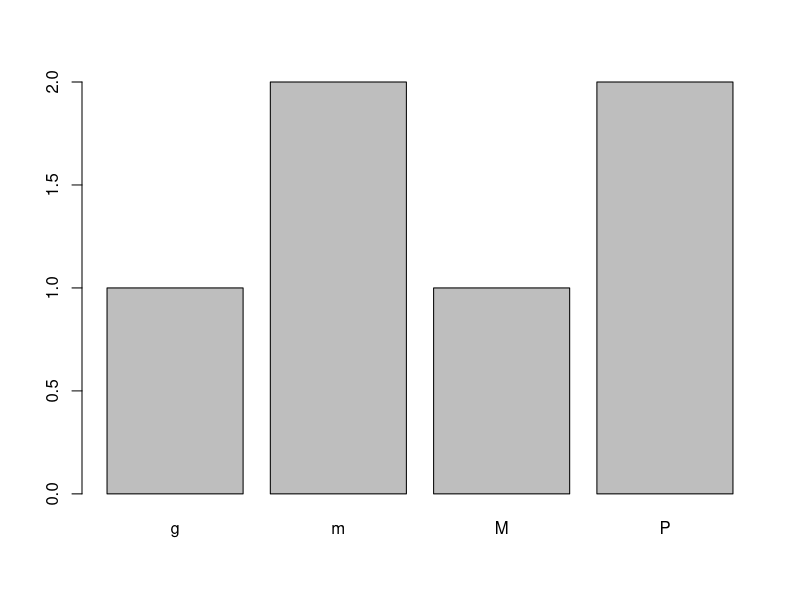
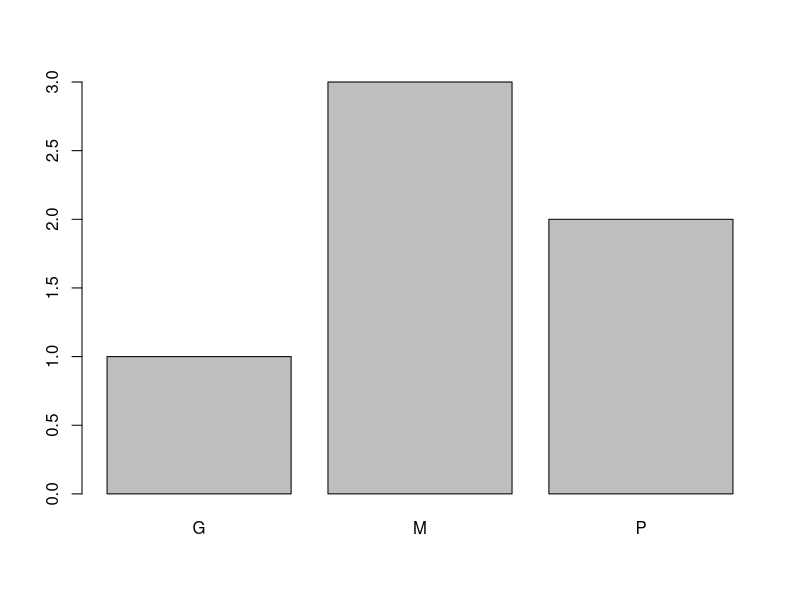
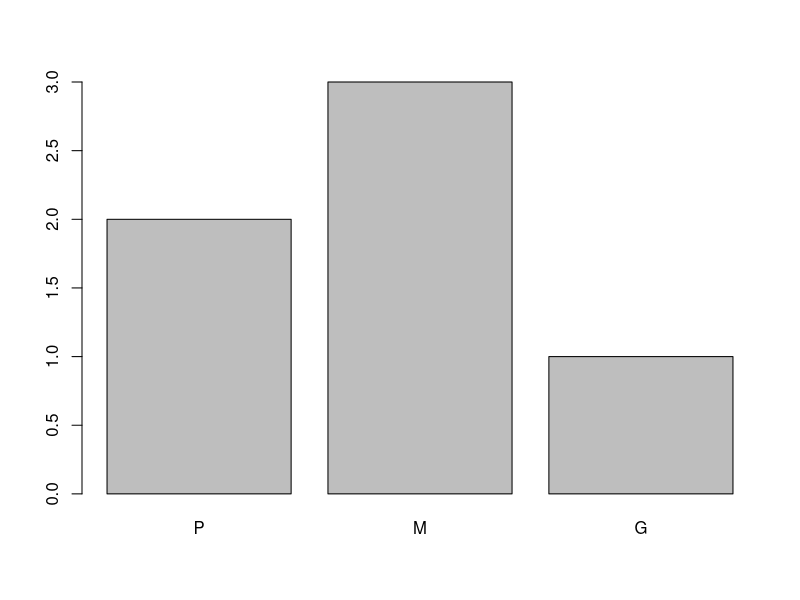
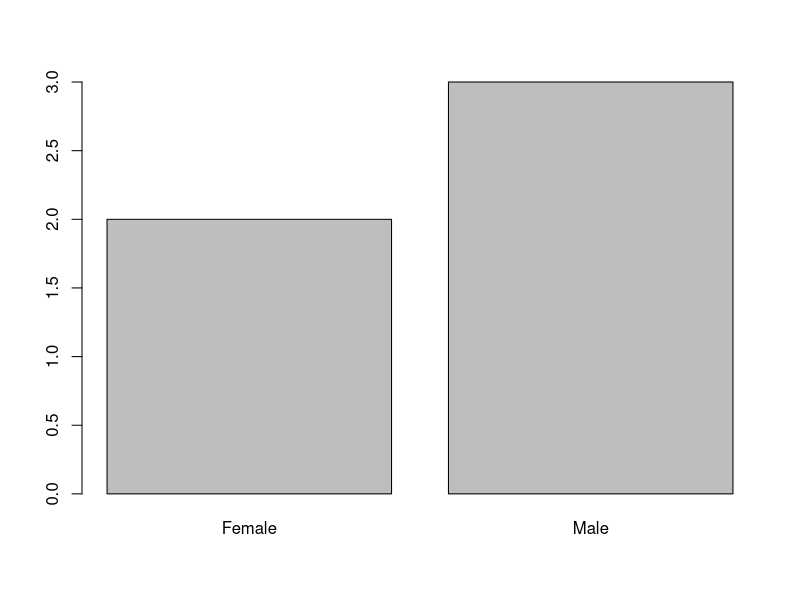

Source code (R) for these figures, in order:
# WEEK 11 - day 1 DATATYPES


# Si necesitas informacion sobre una funcion
# ?(funcion)
# help(funcion)

ls()

##############
# VARIABLES  #
##############

## assignment operator
a <- 10 # el mas utilizado
b = TRUE
"hello" -> c

d <- 2.5
e <- 5L
f <- as.complex(-1)

## que tipo de variable es?

typeof(e)

is.numeric(d) #son númericos tanto los doubles como los integers

is.logical(b)

print(1/0)

#############
# VECTORES  #
#############

## CREAR VECTORES 

# crear vector caracter con nombre de peliculas
nombre_peliculas <- c("El diario de Noa", "Pocahontas", "Greenland", "Joker")

# crear vector numerico con puntuacion de las peliculas
puntuacion <- c(7.9,7.2,6.1,6.3)

# crear vector logico sobre si la pelicula es posterior a 2015
posterior_2005 <- c(FALSE,FALSE,TRUE,TRUE)

# poner nombre a un vector
some_vector <- c("Clara Piniella", "TA")
names(some_vector) <- c("Name", "Profession")

## OPERACIONES CON VECTORES

# sumar 2 a la puntuaciOn
puntuacion + 2

# dividir la puntuaciOn entre 2
puntuacion/2

# crear otro vector con mi puntuacion
puntuacion_de_clara <- seq(7,10)

# calcular diferencia entre puntuaciones
puntuacion_de_clara - puntuacion

# calcular la longitud del vector
length(puntuacion)

# calcular el promedio del vector puntuacion
mean(puntuacion)

## SUBCONJUNTO

## seleccion basada en posicion
# seleccionar la tercera pelIcula
nombre_peliculas[3]
nombre_peliculas

# seleccionar la primera y la última pelicula
nombre_peliculas[c(1,4)]

## seleccion basada en condicion logica (mascara)
## los operadores comparadores son iguales que en Python

###################################
# < for less than                 #
# > for greater than              #
# <= for less than or equal to    #
# >= for greater than or equal to #
# == for equal to each other      #
# != not equal to each other      #
###################################

# crear condicion logica
puntuacion_7 <- puntuacion < 7

# mostrar condicion para ver TRUE/FALSE
puntuacion_7 

# mostrar puntuaciones bajas
puntuacion[puntuacion_7]

# tambien
puntuacion[puntuacion < 7]

# mostrar nombres de peliculas con puntuaciones bajas
nombre_peliculas[puntuacion_7]

## ELIMINAR DATOS NULOS

# de un vector
nanes <- c(1, 2,NA,4,NA)

bad <- is.na(nanes)
bad
nanes[!bad]

otro_nanes <- c("a","b", NA, "p",NA)

# de mas de uno
good <- complete.cases(nanes, otro_nanes) # misma longitud
good

nanes[good]
otro_nanes[good]

## LOS VECTORES NO PUEDEN TENER OBJECTOS DE DIFERENTE TIPO

otro_vector <- c(1,2,5,"hola")
vector_log <- c(TRUE, 2) ### TRUE en R es tambien interpretado como 1 
ahora_vector <- vector("numeric", length = a) # valor por defecto 0

## pasar de un tipo a otro
as.character(ahora_vector)

#############
# FACTORES  #
#############

# crear vector de ventas
tallas <- c('m', 'g', 'P', 'P','m', 'M')

# intentar graficar
# error, son caracteres 
#plot(tallas)

## CREAR FACTORES

# crear factor de un vector
# cuenta cuantas veces se repite cada elemento
tallas_factor <- factor(tallas)

# graficar factor
plot(tallas_factor)

# mirar niveles de factor
levels(tallas_factor)

## RECODIFICAR FACTORES

# creando factor recodificado
tallas_recodificado <- factor(tallas,
                              levels = c("g", "m", "M", "P"),
                              labels = c("G", "M", "M", "P"))



# graficando ventas_recodificado
plot(tallas_recodificado)

## ORDENAR LOS NIVELES DE UN FACTOR

# ordenando niveles 
tallas_ordenado <- factor(tallas,
                          ordered = TRUE,
                          levels = c("P", "m", "M", "g"),
                          labels = c("P", "M", "M", "G"))


# viendo el orden en los niveles
summary(tallas_ordenado)


# graficando el factor ordenado
plot(tallas_ordenado)

## EXTRA

survey_vector <- c("M", "F", "F", "M", "M")
factor_survey_vector <- factor(survey_vector)
levels(factor_survey_vector) <- c("Female", "Male")
factor_survey_vector

# generar un resumen del contenido del vector
summary(survey_vector)

# resumen del contenido del factor
summary(factor_survey_vector)

# saca la frecuencia de cada label
table(factor_survey_vector)

# convierte las labels a valores numericos
unclass(factor_survey_vector)

plot(factor_survey_vector)
#############
# MATRICES  #
#############

## CREAR MATRICES

# crear vectores para las columnas de la matriz
warner <- c(20,20,16,17,17,22,17,18,19)
disney <- c(11,13,11,8,12,11,12,8,10)
fox <- c(18,15,15,15,16,17,15,13,11)

# creando matriz a partir de vectores
peliculas <- matrix(c(warner,disney,fox), nrow = length(warner), ncol = 3)

# imprimir matriz en consola
peliculas

# agregar nombres de columnas
colnames(peliculas)<- c("warner", "fox", "disney")

# agregar nombres de filas
rownames(peliculas)<-c('2010','2011','2012', '2013','2014', '2015', '2016', '2017','2018')

# imprimir matriz por segunda vez
peliculas

# dimensiones de la matriz
dim(peliculas)

# resumen estadístico
summary(peliculas)


## OPERACIONES ARITMETICAS CON MATRICES

# resta 5 a la matriz
peliculas - 5


# sumar matriz consigo misma
peliculas + peliculas

# crear la matriz matriz_18
matriz_18 <- matrix(1:18, nrow = 9, ncol = 3)

# añadir nombres a la matriz
dimnames(matriz_18) <- list(c("c", "d", "e", "f", "g", "h", "i", "j", "k"), c("a", "b", "c"))


# multiplicar la matriz por matriz_18
peliculas * matriz_18


## SUBCONJUNTOS DE UNA MATRIZ

# seleccionar un elemento de la matriz
peliculas[3,2]
peliculas["2012", "fox"]


# seleccionar mas de un elemento de la matriz
peliculas[c(3,2), c(2,3)]
peliculas[c(3,4), c("disney", "fox")]


# selecciona las tres primeras filas y las dos ultimas
peliculas[1:3,2:3]


# seleccionar una fila 
peliculas[3,]
peliculas["2010",]


# seleccionar una columna
peliculas[,"fox"]
peliculas[,2]


## EXTRA

# crear matriz 
ventas <- c(460.998, 314.4, 290.475, 247.900, 309.306, 165.8, 565.89, 78.98, 344.3, 590.99, 100.00, 345.67, 321.4, 890.99, 33.33, 789.12, 678.345)
ventas_worlwide <- matrix(ventas, nrow = 9, byrow = TRUE,
                          dimnames = list(c("Naranjas", "Peras", "Platanos", "Uvas", "Mangos", "Papaya", "Kiwis", "Ciruelas", "Tomates"), 
                                          c("US", "non-US")))

ventas_worlwide
# calcular el numero de ventas en US y fuera
worldwide_vector <- colSums(ventas_worlwide)

# concatenando dos matrices y un vector
big_matrix <- cbind(ventas_worlwide, peliculas, ventas[1:9])

data.frame(big_matrix)
data.matrix(big_matrix)

###############
# DATAFRAMES  #
###############

# utilizamos los vectores nombre_peliculas, puntuacion y posterior_2005

## CREAR DATAFRAME

# crear dataframe de vectores
peliculas_df <- data.frame(nombre_peliculas,
                           puntuacion, 
                           posterior_2005)

# mostrar los dos primeros filas del dataframe
head(peliculas_df, 2)

# cambiar nombre de dataframe
names(peliculas_df) <- c('NOMBRE','PUNTUACION','AFTER 2007')

# mostrar dataframe ahora (head y tail muestran 6 elementos)
head(peliculas_df)
tail(peliculas_df)

## SUBCONJUNTO 

# hacer un subset si la putnuacion de la pelicula es mayor a 7
subset(peliculas_df, PUNTUACION > 7)

# tambien
peliculas_df[peliculas_df$PUNTUACION > 7,]

# seleccionar un elemento del dataframe
peliculas_df[3,2]
peliculas_df[3,'PUNTUACION']


# seleccionar mas de un elemento del dataframe
peliculas_df[c(3,4), c(2,3)]
peliculas_df[c(3,2), c('PUNTUACION','AFTER 2007')]

# seleccionar una fila del dataframe
peliculas_df[1,]

# seleccionar una columna del dataframe
peliculas_df[,2]
peliculas_df[,'PUNTUACION']
peliculas_df$PUNTUACION

## ORDENAR DATAFRAME

# mostrar el dataframe
peliculas_df

# mostrar el indice de la columna de puntuacion con order
order(peliculas_df$PUNTUACION)

# esto hace lo mismo que lo de arriba
# funcion order (menor a mayor)
orden_m_m <- order(peliculas_df$PUNTUACION,
                   decreasing = FALSE)


# mostrar el dataframe ordenado
peliculas_df[orden_m_m,]

# funcion order (mayor a menor)
orden_lol <- order(peliculas_df$PUNTUACION,
                   decreasing = TRUE)


# mostrar el dataframe ordenado
peliculas_df[orden_lol,]

# guardar el dataframe ordenado
df_ordenado <- peliculas_df[orden_lol,]


## ELIMINAR DATOS NULOS

# airquality junto con mtcars, y otras, son datasets que 
# vienen incluidos en paquetes basicos de R,
# que se importan con la funcion data("el_nombre")
data("airquality")

head(airquality)

good_air <- complete.cases(airquality)

airquality[good_air,]


###########
# LISTAS  #
###########

# utilizamos nombre_peliculas, puntuacion, posterior_2005, warner, disney, fox, peliculas, peliculas_df

## CREAR UNA LISTA 

# crear lista con un vector y una matriz
lista_curso <- list(nombre_peliculas, peliculas)

# mostrar lista
lista_curso

# cambiar nombre de lista
names(lista_curso) <- c('vector', 'matriz')


# mostrar lista 
lista_curso

# para mostrar la estructura interna del objeto
str(lista_curso)

## SELECCIONAR ELEMENTOS DE UNA LISTA

# Seleccionar vector de la lista
lista_curso[['vector']]

# con $
lista_curso$vector

# Seleccionar el tercer elemento del vector de la lista
lista_curso[['vector']][3]

# Seleccionar fila 5 y columna 3 de la matriz de la lista
lista_curso[['matriz']][5,3]

## AGREGAR/ELIMINAR ELEMENTOS DE UNA LISTA

# agregar dataframe a lista
lista_curso[['data_frame']] <- peliculas_df 

# revisar que esta el dataframe
lista_curso

# eliminar un elemento de lista
lista_curso[['vector']] <- NULL

# revisar que no este el vector
lista_curso


## OTRAS FUNCIONES DE INTERES PARA LISTAS

li <- list(clara = TRUE,
           dio = "hello",
           int_vec = sort(rep(seq(8,2,by=-2),times=2))
)

is.list(li)

is.list(otro_vector)

li2 <- as.list(otro_vector)

is.list(li2)

lista_doble <- append(li,rev(li))

str(rev(li))

# convierte la lista a vector
unlist(li)
